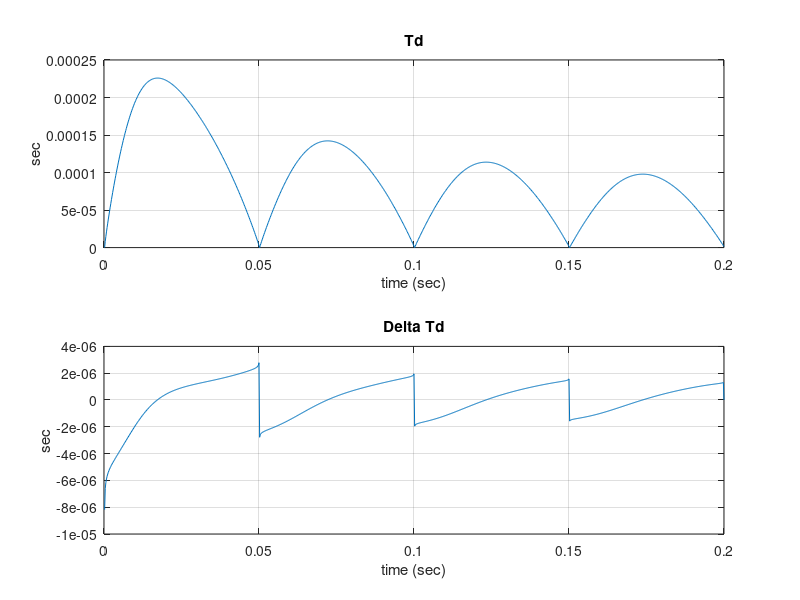
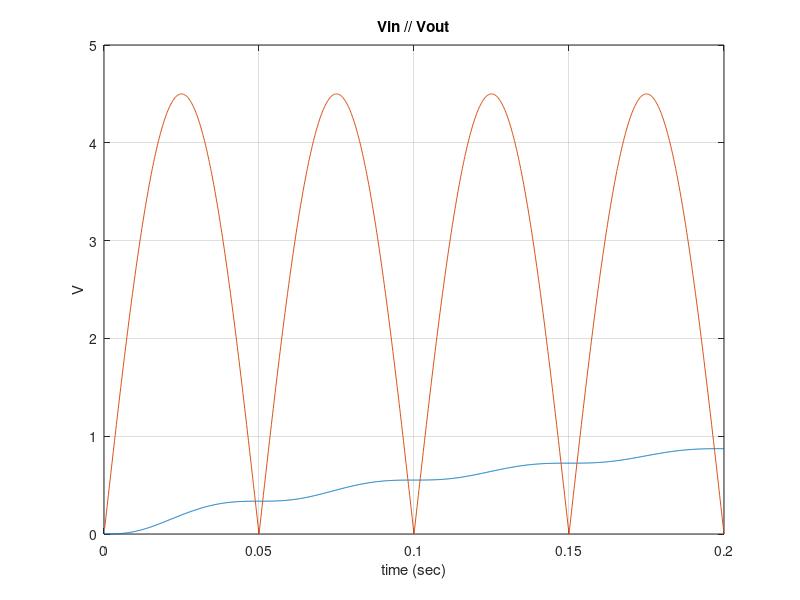
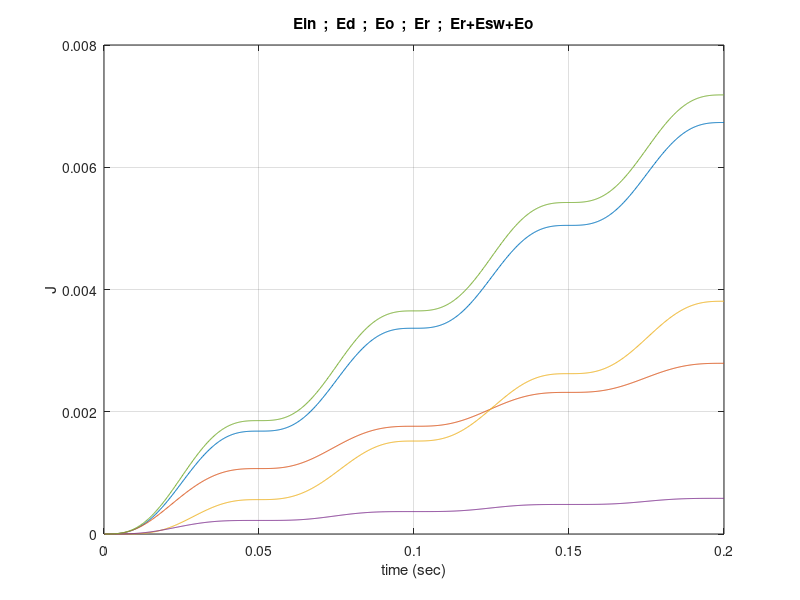
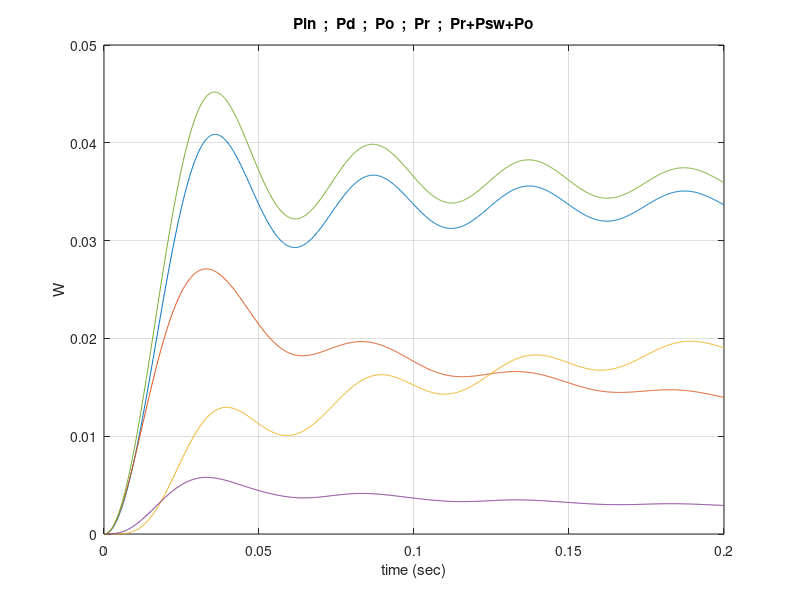

Write the MATLAB code that produced these figures, in order.
%%%%%%%%%%%%%%%%%%%%%%%%%%%%%%%%%%%%%%%%%%%%%%%%%%%%%%%%%%%%%%%%%%
%%%%%%%%                 Initialisation                   %%%%%%%%
%%%%%%%%%%%%%%%%%%%%%%%%%%%%%%%%%%%%%%%%%%%%%%%%%%%%%%%%%%%%%%%%%%
L = 470e-6; % 470 uH
C=10e-3;  %10 mF
Rsw = 0.5;
%Vd=300e-3;  % 300 mV
Vt = 25.4e-3; % thermal voltage
Is = 2e-6; %leakeage current
Vip = 9;
f = 10;
T = 1/f;
W = 2*pi*f;
Vo = 0; % Vo initial =0
Ton = 25e-6;  %25 us
Tck = 200e-6;  %200 us

%% Input the simulation time

prompt = {'Enter simulation time in sec:'};
dlg_title = 'Input';
num_lines = 1;
defaultans = {'0.2'};
answer = inputdlg(prompt,dlg_title,num_lines,defaultans);
time = str2num(cell2mat(answer));
N=time/200e-6;  %t = N*Tck = 1000*200us = 200 ms


t = Tck*(1:N); %Horizontal axis scale
Vi = Vip*sin(W*t);
Vi = abs(Vi)/2;
%Vi = ones(1,N)*9;
%plot(t,Vi)
Ip = 0;
Irms = 0;
Vsw = 0;
Td = zeros(1,N);
V = zeros(1,N);
Ei = zeros(1,N);
Ed = zeros(1,N);
Esw = zeros(1,N);
DeltaT = zeros(1,N);

%%%%%%%%%%%%%%%%%%%%%%%%%%%%%%%%%%%%%%%%%%%%%%%%%%%%%%%%%%%%%%%%%%
%%%%%%%%                    For loop                      %%%%%%%%
%%%%%%%%%%%%%%%%%%%%%%%%%%%%%%%%%%%%%%%%%%%%%%%%%%%%%%%%%%%%%%%%%%
for i = 1:(N-1) 
Ip = Vi(i)*Ton/L;
Irms = Ip/sqrt(3);
Vsw = Irms*Rsw;
Vd = Vt*log(1+(Irms/Is));
Ei(i+1) = (Ton*Vi(i))^2/(2*L)+Ei(i);
v=V(i);
v=(L*Ip^2)/(2*C*(v+Vd+Vsw))+v;
V(i+1) = v;
Td(i+1) = (L*Ip)/(Vd+v+Vsw);
Ed(i+1)=(Vd*Irms)*Td(i+1)+Ed(i);
Esw(i+1) = Rsw*Irms^2*Td(i+1)+Esw(i);
DeltaT(i) = Td(i)-Td(i+1);
end

%% Energy and efficiency calculaion
Eo = C/2*V.^2;
eff = 100*Eo./Ei;


%%%%%%%%%%%%%%%%%%%%%%%%%%%%%%%%%%%%%%%%%%%%%%%%%%%%%%%%%%%%%%%%%%
%%%%%%%%                      Plot                        %%%%%%%%
%%%%%%%%%%%%%%%%%%%%%%%%%%%%%%%%%%%%%%%%%%%%%%%%%%%%%%%%%%%%%%%%%%

%% Discharge time
figure
subplot(2, 1, 1);
plot(t,Td)
title('Td');
xlabel('time (sec)')
ylabel('sec')
grid on
subplot(2, 1, 2);
plot(t,DeltaT);
xlabel('time (sec)')
ylabel('sec')
title('Delta Td');
grid on

%% Voltage
figure
plot(t,V)
title('Vin // Vout')
xlabel('time (sec)')
ylabel('V')
grid on
hold
plot(t,Vi)

%% Energy
figure
plot(t,Ei)
title('Ein  ;  Ed  ;  Eo  ;  Er  ;  Er+Esw+Eo')
xlabel('time (sec)')
ylabel('J')
grid on
hold
plot(t,Ed)
plot(t,Eo)
plot(t,Esw)
plot(t,Eo+Ed+Esw)

%% Power
figure
plot(t,Ei./t)
title('Pin  ;  Pd  ;  Po  ;  Pr  ;  Pr+Psw+Po')
xlabel('time (sec)')
ylabel('W')
grid on
hold
plot(t,Ed./t)
plot(t,Eo./t)
plot(t,Esw./t)
plot(t,(Eo+Ed+Esw)./t)




%% Effieciency
figure
plot(t,eff);
xlabel('time (sec)')
ylabel('%')
title('Efficiency');
grid on

